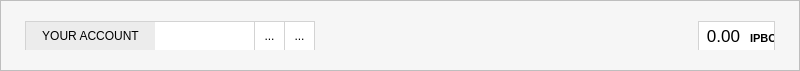
<?xml version="1.0" encoding="UTF-8"?>
<ui version="4.0">
 <class>AccountFrame</class>
 <widget class="QFrame" name="AccountFrame">
  <property name="geometry">
   <rect>
    <x>0</x>
    <y>0</y>
    <width>800</width>
    <height>71</height>
   </rect>
  </property>
  <property name="minimumSize">
   <size>
    <width>0</width>
    <height>70</height>
   </size>
  </property>
  <property name="maximumSize">
   <size>
    <width>16777215</width>
    <height>71</height>
   </size>
  </property>
  <property name="palette">
   <palette>
    <active>
     <colorrole role="Button">
      <brush brushstyle="SolidPattern">
       <color alpha="255">
        <red>246</red>
        <green>246</green>
        <blue>246</blue>
       </color>
      </brush>
     </colorrole>
     <colorrole role="Base">
      <brush brushstyle="SolidPattern">
       <color alpha="255">
        <red>246</red>
        <green>246</green>
        <blue>246</blue>
       </color>
      </brush>
     </colorrole>
     <colorrole role="Window">
      <brush brushstyle="SolidPattern">
       <color alpha="255">
        <red>246</red>
        <green>246</green>
        <blue>246</blue>
       </color>
      </brush>
     </colorrole>
    </active>
    <inactive>
     <colorrole role="Button">
      <brush brushstyle="SolidPattern">
       <color alpha="255">
        <red>246</red>
        <green>246</green>
        <blue>246</blue>
       </color>
      </brush>
     </colorrole>
     <colorrole role="Base">
      <brush brushstyle="SolidPattern">
       <color alpha="255">
        <red>246</red>
        <green>246</green>
        <blue>246</blue>
       </color>
      </brush>
     </colorrole>
     <colorrole role="Window">
      <brush brushstyle="SolidPattern">
       <color alpha="255">
        <red>246</red>
        <green>246</green>
        <blue>246</blue>
       </color>
      </brush>
     </colorrole>
    </inactive>
    <disabled>
     <colorrole role="Button">
      <brush brushstyle="SolidPattern">
       <color alpha="255">
        <red>246</red>
        <green>246</green>
        <blue>246</blue>
       </color>
      </brush>
     </colorrole>
     <colorrole role="Base">
      <brush brushstyle="SolidPattern">
       <color alpha="255">
        <red>246</red>
        <green>246</green>
        <blue>246</blue>
       </color>
      </brush>
     </colorrole>
     <colorrole role="Window">
      <brush brushstyle="SolidPattern">
       <color alpha="255">
        <red>246</red>
        <green>246</green>
        <blue>246</blue>
       </color>
      </brush>
     </colorrole>
    </disabled>
   </palette>
  </property>
  <property name="windowTitle">
   <string>Frame</string>
  </property>
  <property name="autoFillBackground">
   <bool>true</bool>
  </property>
  <property name="styleSheet">
   <string notr="true">background-color: rgb(246,246,246);</string>
  </property>
  <property name="frameShape">
   <enum>QFrame::StyledPanel</enum>
  </property>
  <property name="frameShadow">
   <enum>QFrame::Plain</enum>
  </property>
  <layout class="QHBoxLayout" name="horizontalLayout_3">
   <property name="spacing">
    <number>0</number>
   </property>
   <property name="leftMargin">
    <number>5</number>
   </property>
   <property name="topMargin">
    <number>0</number>
   </property>
   <property name="rightMargin">
    <number>5</number>
   </property>
   <property name="bottomMargin">
    <number>0</number>
   </property>
   <item>
    <layout class="QVBoxLayout" name="verticalLayout_3">
     <property name="spacing">
      <number>1</number>
     </property>
     <property name="leftMargin">
      <number>0</number>
     </property>
     <property name="rightMargin">
      <number>0</number>
     </property>
     <item>
      <layout class="QHBoxLayout" name="horizontalLayout">
       <property name="spacing">
        <number>0</number>
       </property>
       <property name="topMargin">
        <number>20</number>
       </property>
       <property name="bottomMargin">
        <number>0</number>
       </property>
       <item>
        <widget class="QLabel" name="label">
         <property name="minimumSize">
          <size>
           <width>149</width>
           <height>30</height>
          </size>
         </property>
         <property name="maximumSize">
          <size>
           <width>149</width>
           <height>30</height>
          </size>
         </property>
         <property name="baseSize">
          <size>
           <width>149</width>
           <height>30</height>
          </size>
         </property>
         <property name="autoFillBackground">
          <bool>false</bool>
         </property>
         <property name="styleSheet">
          <string notr="true">background-color: rgb(236,236,236);
border: 1px solid lightgray;
border-right: 0;
margin-left: 19px;</string>
         </property>
         <property name="text">
          <string>YOUR ACCOUNT</string>
         </property>
         <property name="alignment">
          <set>Qt::AlignCenter</set>
         </property>
        </widget>
       </item>
       <item>
        <widget class="QLabel" name="m_addressLabel">
         <property name="sizePolicy">
          <sizepolicy hsizetype="Minimum" vsizetype="Preferred">
           <horstretch>0</horstretch>
           <verstretch>0</verstretch>
          </sizepolicy>
         </property>
         <property name="minimumSize">
          <size>
           <width>100</width>
           <height>30</height>
          </size>
         </property>
         <property name="maximumSize">
          <size>
           <width>16777215</width>
           <height>30</height>
          </size>
         </property>
         <property name="baseSize">
          <size>
           <width>0</width>
           <height>0</height>
          </size>
         </property>
         <property name="cursor">
          <cursorShape>IBeamCursor</cursorShape>
         </property>
         <property name="toolTip">
          <string>Your receiving address</string>
         </property>
         <property name="whatsThis">
          <string>This is your account address</string>
         </property>
         <property name="autoFillBackground">
          <bool>false</bool>
         </property>
         <property name="styleSheet">
          <string notr="true">background-color: white;
border: 1px solid lightgray;
border-left: 0;</string>
         </property>
         <property name="text">
          <string/>
         </property>
         <property name="alignment">
          <set>Qt::AlignLeading|Qt::AlignLeft|Qt::AlignVCenter</set>
         </property>
         <property name="textInteractionFlags">
          <set>Qt::TextSelectableByKeyboard|Qt::TextSelectableByMouse</set>
         </property>
        </widget>
       </item>
       <item>
        <widget class="QToolButton" name="m_copyButton">
         <property name="minimumSize">
          <size>
           <width>30</width>
           <height>30</height>
          </size>
         </property>
         <property name="maximumSize">
          <size>
           <width>30</width>
           <height>30</height>
          </size>
         </property>
         <property name="toolTip">
          <string>Copy address</string>
         </property>
         <property name="statusTip">
          <string/>
         </property>
         <property name="whatsThis">
          <string/>
         </property>
         <property name="autoFillBackground">
          <bool>false</bool>
         </property>
         <property name="styleSheet">
          <string notr="true">background-color: white;
border: 1px solid lightgray;
border-left: 0;
border-radius: 0;</string>
         </property>
         <property name="text">
          <string>...</string>
         </property>
         <property name="icon">
          <iconset resource="../../resources.qrc">
           <normaloff>:/icons/copy</normaloff>:/icons/copy</iconset>
         </property>
        </widget>
       </item>
       <item>
        <widget class="QToolButton" name="m_qrButton">
         <property name="minimumSize">
          <size>
           <width>30</width>
           <height>30</height>
          </size>
         </property>
         <property name="maximumSize">
          <size>
           <width>30</width>
           <height>30</height>
          </size>
         </property>
         <property name="toolTip">
          <string>Show QR code</string>
         </property>
         <property name="statusTip">
          <string/>
         </property>
         <property name="autoFillBackground">
          <bool>false</bool>
         </property>
         <property name="styleSheet">
          <string notr="true">background-color: white;
border: 1px solid lightgray;
border-left: 0;
border-top-left-radius: 0;
border-bottom-left-radius: 0;</string>
         </property>
         <property name="text">
          <string>...</string>
         </property>
         <property name="icon">
          <iconset resource="../../resources.qrc">
           <normaloff>:/icons/icons/qrcode-white.png</normaloff>:/icons/icons/qrcode-white.png</iconset>
         </property>
        </widget>
       </item>
       <item>
        <spacer name="horizontalSpacer">
         <property name="autoFillBackground">
          <bool>false</bool>
         </property>
         <property name="orientation">
          <enum>Qt::Horizontal</enum>
         </property>
         <property name="sizeType">
          <enum>QSizePolicy::MinimumExpanding</enum>
         </property>
         <property name="sizeHint" stdset="0">
          <size>
           <width>10</width>
           <height>30</height>
          </size>
         </property>
        </spacer>
       </item>
       <item>
        <widget class="QLabel" name="totalBalance">
         <property name="sizePolicy">
          <sizepolicy hsizetype="Preferred" vsizetype="Preferred">
           <horstretch>0</horstretch>
           <verstretch>0</verstretch>
          </sizepolicy>
         </property>
         <property name="minimumSize">
          <size>
           <width>0</width>
           <height>30</height>
          </size>
         </property>
         <property name="maximumSize">
          <size>
           <width>16777215</width>
           <height>30</height>
          </size>
         </property>
         <property name="font">
          <font>
           <pointsize>13</pointsize>
           <weight>50</weight>
           <bold>false</bold>
          </font>
         </property>
         <property name="toolTip">
          <string>Total balance</string>
         </property>
         <property name="statusTip">
          <string>Total balance</string>
         </property>
         <property name="autoFillBackground">
          <bool>false</bool>
         </property>
         <property name="styleSheet">
          <string notr="true">padding-left: 2px;
background-color: white;
border: 1px solid lightgray;
border-right: 0;</string>
         </property>
         <property name="text">
          <string>0.00</string>
         </property>
         <property name="alignment">
          <set>Qt::AlignRight|Qt::AlignTrailing|Qt::AlignVCenter</set>
         </property>
         <property name="margin">
          <number>0</number>
         </property>
         <property name="textInteractionFlags">
          <set>Qt::TextSelectableByMouse</set>
         </property>
        </widget>
       </item>
       <item>
        <widget class="QLabel" name="label_2">
         <property name="sizePolicy">
          <sizepolicy hsizetype="Preferred" vsizetype="Fixed">
           <horstretch>0</horstretch>
           <verstretch>0</verstretch>
          </sizepolicy>
         </property>
         <property name="minimumSize">
          <size>
           <width>50</width>
           <height>30</height>
          </size>
         </property>
         <property name="maximumSize">
          <size>
           <width>50</width>
           <height>30</height>
          </size>
         </property>
         <property name="baseSize">
          <size>
           <width>50</width>
           <height>30</height>
          </size>
         </property>
         <property name="font">
          <font>
           <pointsize>8</pointsize>
           <weight>75</weight>
           <bold>true</bold>
          </font>
         </property>
         <property name="autoFillBackground">
          <bool>false</bool>
         </property>
         <property name="styleSheet">
          <string notr="true">margin-right: 19px;
padding-top:5px;
background-color: white;
border: 1px solid lightgray;
border-left: 0;</string>
         </property>
         <property name="text">
          <string> IPBC</string>
         </property>
         <property name="alignment">
          <set>Qt::AlignLeading|Qt::AlignLeft|Qt::AlignVCenter</set>
         </property>
         <property name="margin">
          <number>0</number>
         </property>
        </widget>
       </item>
      </layout>
     </item>
     <item>
      <widget class="QLabel" name="addressStatusLabel">
       <property name="minimumSize">
        <size>
         <width>0</width>
         <height>20</height>
        </size>
       </property>
       <property name="maximumSize">
        <size>
         <width>16777215</width>
         <height>20</height>
        </size>
       </property>
       <property name="autoFillBackground">
        <bool>false</bool>
       </property>
       <property name="text">
        <string/>
       </property>
       <property name="alignment">
        <set>Qt::AlignLeading|Qt::AlignLeft|Qt::AlignTop</set>
       </property>
       <property name="margin">
        <number>0</number>
       </property>
       <property name="indent">
        <number>0</number>
       </property>
      </widget>
     </item>
    </layout>
   </item>
  </layout>
 </widget>
 <resources>
  <include location="../../resources.qrc"/>
 </resources>
 <connections>
  <connection>
   <sender>m_copyButton</sender>
   <signal>clicked()</signal>
   <receiver>AccountFrame</receiver>
   <slot>copyAddress()</slot>
   <hints>
    <hint type="sourcelabel">
     <x>818</x>
     <y>26</y>
    </hint>
    <hint type="destinationlabel">
     <x>422</x>
     <y>295</y>
    </hint>
   </hints>
  </connection>
  <connection>
   <sender>m_qrButton</sender>
   <signal>clicked()</signal>
   <receiver>AccountFrame</receiver>
   <slot>showQR()</slot>
   <hints>
    <hint type="sourcelabel">
     <x>802</x>
     <y>34</y>
    </hint>
    <hint type="destinationlabel">
     <x>494</x>
     <y>35</y>
    </hint>
   </hints>
  </connection>
 </connections>
 <slots>
  <slot>copyAddress()</slot>
 </slots>
</ui>
